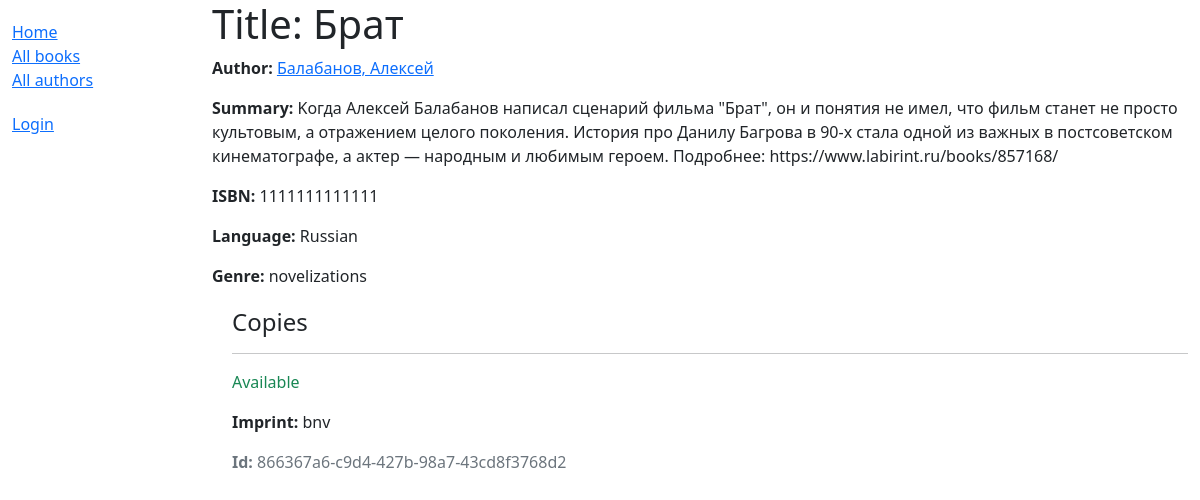
Page /catalog/book/5 on the committed database.
### catalog/models.py (models this page shows, shortened)
class Book(models.Model):
    title = models.CharField(max_length=200)
    author = models.ForeignKey('Author', on_delete=models.SET_NULL, null=True)
    summary = models.TextField(max_length=1000, help_text="Enter a brief description of the book")
    isbn = models.CharField('ISBN', max_length=13,
                            unique=True,
                            help_text='13 Character <a href="https://www.isbn-international.org/content/what-isbn'
                                      '">ISBN number</a>')
    genre = models.ManyToManyField(Genre, help_text="Select a genre for this book")
    language = models.ForeignKey('Language', on_delete=models.SET_NULL, null=True)
    class Meta:
        ordering = ['title', 'author']
    def display_genre(self):
        """Creates a string for the Genre. This is required to display genre in Admin."""
        return ', '.join([genre.name for genre in self.genre.all()[:3]])
    display_genre.short_description = 'Genre'

class Author(models.Model):
    first_name = models.CharField(max_length=100)
    last_name = models.CharField(max_length=100)
    date_of_birth = models.DateField(null=True, blank=True)
    date_of_death = models.DateField('died', null=True, blank=True)
    class Meta:
        ordering = ['last_name', 'first_name']
    def get_absolute_url(self):
        return reverse('author-detail', args=[str(self.id)])
    def __str__(self):
        return '{0}, {1}'.format(self.last_name, self.first_name)

class Language(models.Model):
    name = models.CharField(max_length=200,
                            help_text="Enter the book's natural language (e.g. English, French, Japanese etc.)")
    def __str__(self):
        return self.name

class Genre(models.Model):
    name = models.CharField(
        max_length=200,
        help_text="Enter a book genre (e.g. Science Fiction, French Poetry etc.)"
    )
    def __str__(self):
        return self.name

class BookInstance(models.Model):
    id = models.UUIDField(primary_key=True, default=uuid.uuid4,
                          help_text="Unique ID for this particular book across whole library")
    book = models.ForeignKey('Book', on_delete=models.RESTRICT, null=True)
    imprint = models.CharField(max_length=200)
    due_back = models.DateField(null=True, blank=True)
    borrower = models.ForeignKey(User, on_delete=models.SET_NULL, null=True, blank=True)
    LOAN_STATUS = (
        ('d', 'Maintenance'),
        ('o', 'On loan'),
        ('a', 'Available'),
        ('r', 'Reserved'),
    )
    status = models.CharField(
        max_length=1,
        choices=LOAN_STATUS,
        blank=True,
        default='d',
        help_text='Book availability')
    class Meta:
        ordering = ['due_back']
        permissions = (("can_mark_returned", "Set book as returned"),)

### catalog/views.py (the view)
# urls.py: path('book/<int:pk>', views.BookDetailView.as_view(), name='book-detail'),
class BookDetailView(generic.DetailView):
    model = Book

### catalog/templates/catalog/book_detail.html (shortened to what this page needs)
{% extends "base_generic.html" %}
{% block content %}
<h1>Title: {{ book.title }}</h1>
<p><strong>Author:</strong> <a href="{{ book.author.get_absolute_url }}">{{ book.author }}</a></p>
<p><strong>Summary:</strong> {{ book.summary }}</p>
<p><strong>ISBN:</strong> {{ book.isbn }}</p>
<p><strong>Language:</strong> {{ book.language }}</p>
<p><strong>Genre:</strong> {{ book.genre.all|join:", " }}</p>
<div style="margin-left:20px;margin-top:20px">
    <h4>Copies</h4>
    {% for copy in book.bookinstance_set.all %}
    <hr>
    <p class="{% if copy.status == 'a' %}text-success{% elif copy.status == 'd' %}text-danger{% else %}text-warning{% endif %}">
        {{ copy.get_status_display }}</p>
    <p><strong>Imprint:</strong> {{copy.imprint}}</p>
    <p class="text-muted"><strong>Id:</strong> {{copy.id}}</p>
    {% endfor %}
</div>
{% endblock %}

### rows in the picture
Book: author "Балабанов, Алексей", summary "Kогда Алексей Балабанов написал сценарий фильма \"Брат\", он и понятия не имел, что фильм станет не просто культовым, а отражением целого поколения. История про Данилу Багрова в 90-х стала одной из важных в постсоветском кинематографе, а актер — народным и любимым героем. Подробнее: https://www.labirint.ru/books/857168/", isbn "1111111111111", language "Russian", genre.all "novelizations"
BookInstance: status "Available", imprint "bnv", id "866367a6-c9d4-427b-98a7-43cd8f3768d2"
